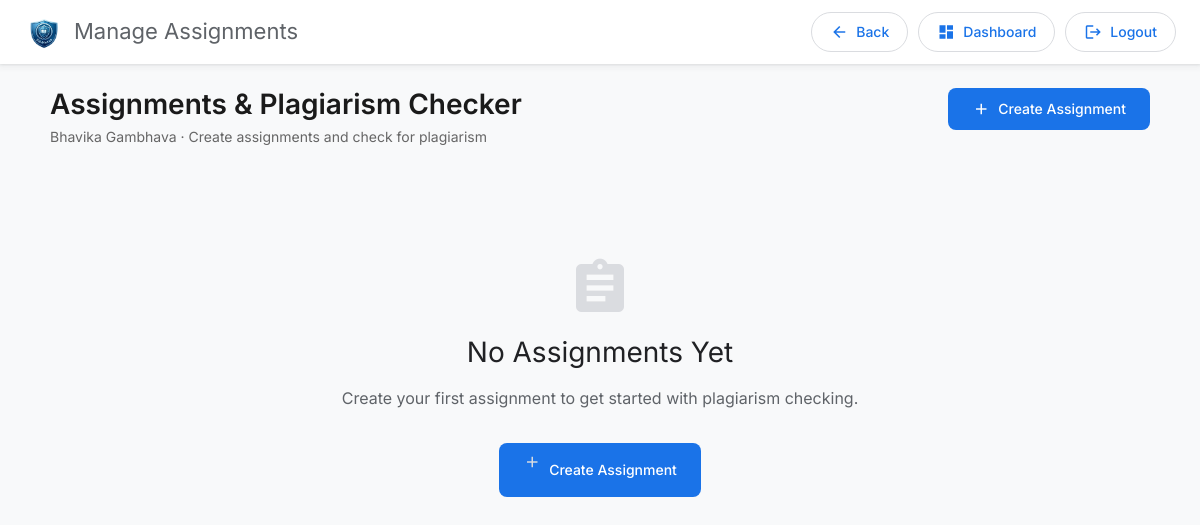
/faculty_app/assignments/ (signed in), run on an earlier commit of the app's database.
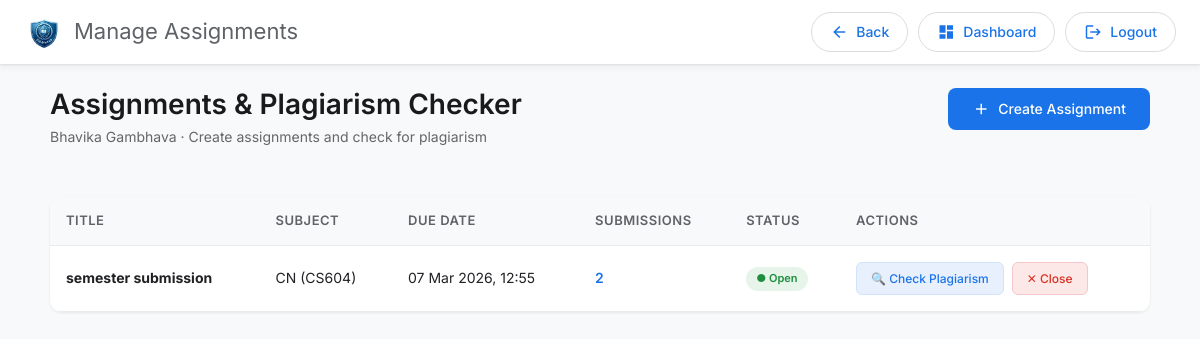
And on a later commit of the database.
### admin_app/models.py (models this page shows, shortened)
class Assignment(models.Model):
    STATUS_CHOICES = [
        ('open', 'Open'),
        ('closed', 'Closed'),
    ]
    title = models.CharField(max_length=255)
    description = models.TextField(blank=True)
    subject = models.ForeignKey(Subject, on_delete=models.CASCADE, related_name='assignments')
    created_by = models.ForeignKey(Faculty, on_delete=models.CASCADE, related_name='created_assignments')
    due_date = models.DateTimeField()
    max_marks = models.IntegerField(default=100)
    status = models.CharField(max_length=10, choices=STATUS_CHOICES, default='open')
    created_at = models.DateTimeField(auto_now_add=True)
    updated_at = models.DateTimeField(auto_now=True)
    class Meta:
        ordering = ['-due_date']

class Subject(models.Model):
    code = models.CharField(max_length=20, unique=True)   # e.g., "23CE610"
    name = models.CharField(max_length=200, unique=True)  # e.g., "ADVANCED COMPUTER ARCHITECTURE"
    credits = models.IntegerField(default=4)
    semester = models.IntegerField(choices=[(i, f"Semester {i}") for i in range(1, 9)])
    is_elective = models.BooleanField(default=False)
    department = models.ForeignKey(Department, on_delete=models.PROTECT, related_name='subjects')
    syllabus_url = models.URLField(blank=True, null=True)
    created_at = models.DateTimeField(auto_now_add=True)
    class Meta:
        ordering = ['semester', 'code']
        unique_together = ['code', 'department']

### faculty_app/views.py (the view)
# urls.py: path("assignments/", views.manage_assignments, name="manage_assignments"),
@faculty_required
def manage_assignments(request):
    try:
        faculty = Faculty.objects.get(user=request.user)
    except Faculty.DoesNotExist:
        messages.error(request, "Faculty profile not found.")
        return redirect("faculty_app:faculty_dashboard")
    assignments = Assignment.objects.filter(created_by=faculty).select_related('subject')
    context = {
        'faculty': faculty,
        'assignments': assignments,
    }
    return render(request, 'faculty_app/manage_assignments.html', context)

### faculty_app/views.py (called while the page is built)
def faculty_required(view_func):
    @wraps(view_func)
    def wrapper(request, *args, **kwargs):
        if not request.user.is_authenticated:
            return redirect("registration:login")  # Redirect unauthenticated users to login page
        if request.user.role == "faculty":
            return view_func(request, *args, **kwargs)
        logout(request)  # Log out unauthorized users
        return redirect("registration:login")  # Redirect unauthorized users
    return wrapper

### project1/context_processors.py (called while the page is built)
def session_timeout(request):
    return {
        'SESSION_TIMEOUT_SECONDS': getattr(settings, 'SESSION_COOKIE_AGE', 1800),
    }

### faculty_app/templates/faculty_app/manage_assignments.html (shortened to what this page needs)
{% extends "layout.html" %}
{% block nav_title %}Manage Assignments{% endblock %}
{% block container %}
<div class="assign-container">
    <div class="assign-header">
        <div>
            <h1>Assignments & Plagiarism Checker</h1>
            <p>{{ faculty.name }} · Create assignments and check for plagiarism</p>
        </div>
        <a href="{% url 'faculty_app:create_assignment' %}" class="btn-create">
            <span class="material-icons" style="font-size: 18px;">add</span>
            Create Assignment
        </a>
    </div>
    {% if assignments %}
    <table class="assignment-table">
        <thead>
            <tr>
                <th>Title</th>
                <th>Subject</th>
                <th>Due Date</th>
                <th>Submissions</th>
                <th>Status</th>
                <th>Actions</th>
            </tr>
        </thead>
        <tbody>
            {% for a in assignments %}
            <tr>
                <td><strong>{{ a.title }}</strong></td>
                <td>{{ a.subject.name }} ({{ a.subject.code }})</td>
                <td>{{ a.due_date|date:"d M Y, H:i" }}</td>
                <td><span class="submission-count">{{ a.submissions.count }}</span></td>
                <td>
                    <span class="status-badge {{ a.status }}">
                        {% if a.status == "open" %}● Open{% else %}● Closed{% endif %}
                    </span>
                </td>
                <td>
                    <div style="display: flex; gap: 8px; flex-wrap: wrap;">
                        {% if a.submissions.count >= 2 %}
                        <a href="{% url 'faculty_app:check_plagiarism' a.id %}" class="action-btn check">
                            🔍 Check Plagiarism
                        </a>
                        {% endif %}
                        {% if a.status == "open" %}
                        <a href="{% url 'faculty_app:close_assignment' a.id %}" class="action-btn close-btn"
                           onclick="return confirm('Close this assignment? Students will not be able to submit.');">
                            ✕ Close
                        </a>
                        {% endif %}
                    </div>
                </td>
            </tr>
            {% endfor %}
        </tbody>
    </table>
    {% else %}
    <div class="empty-state">
        <span class="material-icons">assignment</span>
        <h3>No Assignments Yet</h3>
        <p>Create your first assignment to get started with plagiarism checking.</p>
        <a href="{% url 'faculty_app:create_assignment' %}" class="btn-create" style="margin-top: 16px;">
            <span class="material-icons" style="font-size: 18px;">add</span>
            Create Assignment
        </a>
    </div>
    {% endif %}
</div>
{% endblock %}

What changed in the data, as far as the page shows it:
added Assignment: title "semester submission", subject.name "CN", subject.code "CS604", due_date "07 Mar 2026, 12:55", submissions.count "2", status "● Open", shows "🔍 Check Plagiarism"
Also different on the page:
text no longer shown: "No Assignments Yet Create your first assignment to get started with plagiarism checking. Create Assignment"
text now shown: "TITLE SUBJECT DUE DATE SUBMISSIONS STATUS ACTIONS"
